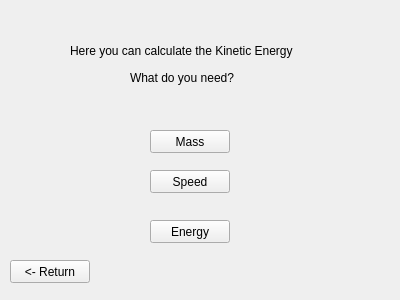
<?xml version="1.0" encoding="UTF-8"?>
<ui version="4.0">
 <class>Form</class>
 <widget class="QWidget" name="Form">
  <property name="geometry">
   <rect>
    <x>0</x>
    <y>0</y>
    <width>400</width>
    <height>300</height>
   </rect>
  </property>
  <property name="windowTitle">
   <string>Form</string>
  </property>
  <widget class="QPushButton" name="pushButton">
   <property name="geometry">
    <rect>
     <x>10</x>
     <y>260</y>
     <width>80</width>
     <height>23</height>
    </rect>
   </property>
   <property name="text">
    <string>&lt;- Return</string>
   </property>
  </widget>
  <widget class="QLabel" name="label_5">
   <property name="geometry">
    <rect>
     <x>130</x>
     <y>70</y>
     <width>151</width>
     <height>16</height>
    </rect>
   </property>
   <property name="text">
    <string>What do you need? </string>
   </property>
  </widget>
  <widget class="QLabel" name="label_6">
   <property name="geometry">
    <rect>
     <x>70</x>
     <y>20</y>
     <width>251</width>
     <height>61</height>
    </rect>
   </property>
   <property name="text">
    <string>Here you can calculate the Kinetic Energy</string>
   </property>
  </widget>
  <widget class="QPushButton" name="pushButton_2">
   <property name="geometry">
    <rect>
     <x>150</x>
     <y>130</y>
     <width>80</width>
     <height>23</height>
    </rect>
   </property>
   <property name="text">
    <string>Mass</string>
   </property>
  </widget>
  <widget class="QPushButton" name="pushButton_3">
   <property name="geometry">
    <rect>
     <x>150</x>
     <y>170</y>
     <width>80</width>
     <height>23</height>
    </rect>
   </property>
   <property name="text">
    <string>Speed</string>
   </property>
  </widget>
  <widget class="QPushButton" name="pushButton_4">
   <property name="geometry">
    <rect>
     <x>150</x>
     <y>220</y>
     <width>80</width>
     <height>23</height>
    </rect>
   </property>
   <property name="text">
    <string>Energy</string>
   </property>
  </widget>
 </widget>
 <resources/>
 <connections/>
</ui>
